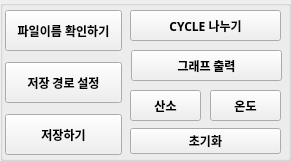
     <widget class="QGroupBox" name="groupBox">
      <property name="geometry">
       <rect>
        <x>700</x>
        <y>10</y>
        <width>291</width>
        <height>161</height>
       </rect>
      </property>
      <property name="font">
       <font>
        <family>Arial</family>
        <pointsize>10</pointsize>
       </font>
      </property>
      <property name="title">
       <string/>
      </property>
      <widget class="QPushButton" name="pushButton">
       <property name="geometry">
        <rect>
         <x>131</x>
         <y>50</y>
         <width>151</width>
         <height>31</height>
        </rect>
       </property>
       <property name="font">
        <font>
         <family>맑은 고딕</family>
         <pointsize>9</pointsize>
         <weight>75</weight>
         <bold>true</bold>
        </font>
       </property>
       <property name="text">
        <string>그래프 출력</string>
       </property>
      </widget>
      <widget class="QPushButton" name="pushButton_2">
       <property name="geometry">
        <rect>
         <x>130</x>
         <y>90</y>
         <width>71</width>
         <height>31</height>
        </rect>
       </property>
       <property name="font">
        <font>
         <family>맑은 고딕</family>
         <pointsize>9</pointsize>
         <weight>75</weight>
         <bold>true</bold>
        </font>
       </property>
       <property name="text">
        <string>산소</string>
       </property>
      </widget>
      <widget class="QPushButton" name="pushButton_3">
       <property name="geometry">
        <rect>
         <x>210</x>
         <y>90</y>
         <width>71</width>
         <height>31</height>
        </rect>
       </property>
       <property name="font">
        <font>
         <family>맑은 고딕</family>
         <pointsize>9</pointsize>
         <weight>75</weight>
         <bold>true</bold>
        </font>
       </property>
       <property name="text">
        <string>온도</string>
       </property>
      </widget>
      <widget class="QPushButton" name="pushButton_4">
       <property name="geometry">
        <rect>
         <x>130</x>
         <y>128</y>
         <width>151</width>
         <height>26</height>
        </rect>
       </property>
       <property name="font">
        <font>
         <family>맑은 고딕</family>
         <pointsize>9</pointsize>
         <weight>75</weight>
         <bold>true</bold>
        </font>
       </property>
       <property name="text">
        <string>초기화</string>
       </property>
      </widget>
      <widget class="QPushButton" name="pushButton_9">
       <property name="geometry">
        <rect>
         <x>5</x>
         <y>114</y>
         <width>117</width>
         <height>41</height>
        </rect>
       </property>
       <property name="font">
        <font>
         <family>맑은 고딕</family>
         <pointsize>9</pointsize>
         <weight>75</weight>
         <bold>true</bold>
        </font>
       </property>
       <property name="text">
        <string>저장하기</string>
       </property>
      </widget>
      <widget class="QPushButton" name="pushButton_10">
       <property name="geometry">
        <rect>
         <x>5</x>
         <y>10</y>
         <width>117</width>
         <height>41</height>
        </rect>
       </property>
       <property name="font">
        <font>
         <family>Arial</family>
         <pointsize>9</pointsize>
         <weight>75</weight>
         <bold>true</bold>
        </font>
       </property>
       <property name="text">
        <string>파일이름 확인하기</string>
       </property>
      </widget>
      <widget class="QPushButton" name="pushButton_11">
       <property name="geometry">
        <rect>
         <x>5</x>
         <y>62</y>
         <width>117</width>
         <height>41</height>
        </rect>
       </property>
       <property name="font">
        <font>
         <family>맑은 고딕</family>
         <pointsize>9</pointsize>
         <weight>75</weight>
         <bold>true</bold>
        </font>
       </property>
       <property name="text">
        <string>저장 경로 설정</string>
       </property>
      </widget>
      <widget class="QPushButton" name="pushButton_15">
       <property name="geometry">
        <rect>
         <x>130</x>
         <y>10</y>
         <width>151</width>
         <height>31</height>
        </rect>
       </property>
       <property name="font">
        <font>
         <family>맑은 고딕</family>
         <pointsize>9</pointsize>
         <weight>75</weight>
         <bold>true</bold>
        </font>
       </property>
       <property name="text">
        <string>CYCLE 나누기</string>
       </property>
      </widget>
     </widget>
